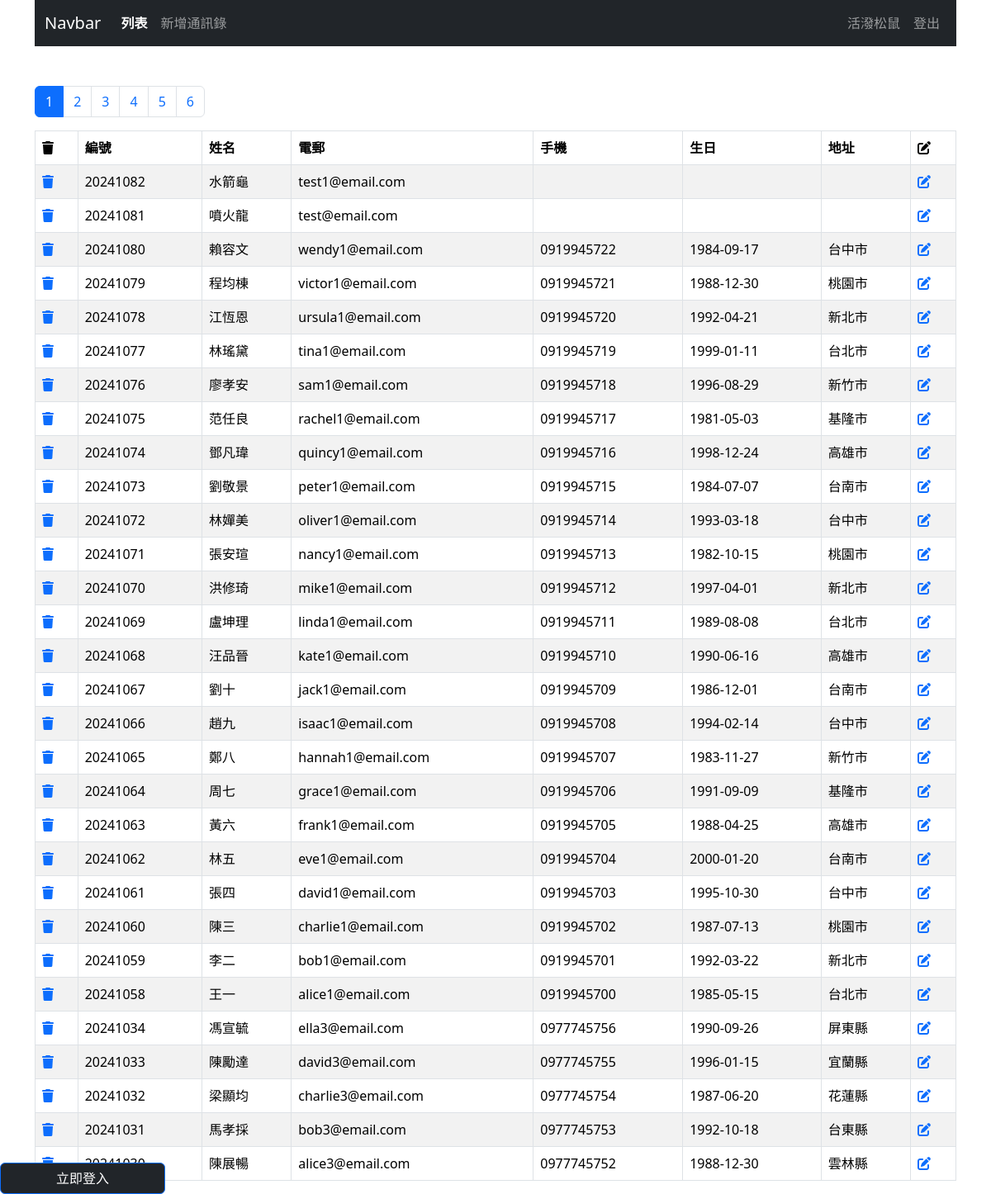
The app's page /user_CRUD/index_.php (signed in) with its own data.
### tables this page shows
CREATE TABLE `userinfo` (
  `user_id` int NOT NULL,
  `user_name` varchar(255) NOT NULL,
  `email` varchar(255) NOT NULL,
  `password` varchar(255) NOT NULL,
  `nick_name` varchar(255) DEFAULT NULL,
  `user_img` varchar(255) DEFAULT NULL,
  `birthday` date DEFAULT NULL,
  `create_day` datetime NOT NULL,
  `last_date` datetime DEFAULT NULL,
  `qr_img` varchar(255) DEFAULT NULL,
  `mobile` varchar(255) DEFAULT NULL,
  `line_id` varchar(255) DEFAULT NULL,
  `postal_code` int DEFAULT NULL,
  `address` varchar(255) DEFAULT NULL,
  `recipient` varchar(255) DEFAULT NULL,
  `contact_number` varchar(255) DEFAULT NULL,
  `store_firm` varchar(255) DEFAULT NULL,
  `store_id` varchar(255) DEFAULT NULL,
  `history_id` int DEFAULT NULL,
  `note` varchar(255) DEFAULT NULL
);

### user_CRUD/list-admin.php (the view, shortened to what this page needs)
<?php
$perPage = 30;
$page = isset($_GET['page']) ? intval($_GET['page']) : 1;
require __DIR__ . '/db-connect.php';
$t_sql = "SELECT COUNT(1) FROM userinfo ";
$totalRows = $pdo->query($t_sql)->fetch(PDO::FETCH_NUM)[0];
$totalPages = 0;
$rows = [];
if ($totalRows) {
  $totalPages = ceil($totalRows / $perPage);
  $sql = sprintf(
    "SELECT * FROM userinfo ORDER BY user_id DESC LIMIT %s, %s",
    ($page - 1) * $perPage,
    $perPage
  );
  $rows = $pdo->query($sql)->fetchAll();
}
?>
<?php include __DIR__ . "/parts/html-head.php"; ?>
<?php include __DIR__ . "/parts/navbar.php"; ?>
<div class="container">
  <div class="row">
    <div class="col">
      <nav aria-label="Page navigation example">
        <ul class="pagination">
          <?php for ($i = $page - 5; $i <= $page + 5; $i++) :
            if ($i >= 1 && $i <= $totalPages) :
          ?>
              <li class="page-item <?= $i == $page ? 'active' : '' ?>">
                <a class="page-link" href="?page=<?= $i ?>"><?= $i ?></a>
              </li>
          <?php
            endif;
          endfor; ?>
        </ul>
      </nav>
    </div>
  </div>
  <div class="row">
    <div class="col">
      <table class="table table-bordered table-striped">
        <thead>
          <tr>
            <th><i class="fa-solid fa-trash"></i></th>
            <th>編號</th>
            <th>姓名</th>
            <th>電郵</th>
            <th>手機</th>
            <th>生日</th>
            <th>地址</th>
            <th><i class="fa-solid fa-pen-to-square"></i></th>
          </tr>
        </thead>
        <tbody>
          <?php foreach ($rows as $r) : ?>
            <tr>
              <td>
                <a href="javascript: deleteOne(<?= $r['user_id'] ?>)">
                  <i class="fa-solid fa-trash"></i>
                </a>
              </td>
              <td><?= $r['user_id'] ?></td>
              <td><?= $r['user_name'] ?></td>
              <td><?= $r['email'] ?></td>
              <td><?= $r['mobile'] ?></td>
              <td><?= $r['birthday'] ?></td>
              <td><?= htmlentities($r['address']) ?></td>
              <td>
                <a href="edit.php?user_id=<?= $r['user_id'] ?>">
                  <i class="fa-solid fa-pen-to-square"></i>
                </a>
              </td>
            </tr>
          <?php endforeach; ?>
        </tbody>
      </table>
    </div>
  </div>
</div>
<?php include __DIR__ . "/parts/html-foot.php"; ?>

### records on screen
userinfo: user_id "20241082", user_name "水箭龜", email "test1@email.com"
userinfo: user_id "20241081", user_name "噴火龍", email "test@email.com"
userinfo: user_id "20241080", user_name "賴容文", email "wendy1@email.com", mobile "0919945722", birthday "1984-09-17", address "台中市"
userinfo: user_id "20241079", user_name "程均棟", email "victor1@email.com", mobile "0919945721", birthday "1988-12-30", address "桃園市"
userinfo: user_id "20241078", user_name "江恆恩", email "ursula1@email.com", mobile "0919945720", birthday "1992-04-21", address "新北市"
userinfo: user_id "20241077", user_name "林瑤黛", email "tina1@email.com", mobile "0919945719", birthday "1999-01-11", address "台北市"
userinfo: user_id "20241076", user_name "廖孝安", email "sam1@email.com", mobile "0919945718", birthday "1996-08-29", address "新竹市"
userinfo: user_id "20241075", user_name "范任良", email "rachel1@email.com", mobile "0919945717", birthday "1981-05-03", address "基隆市"
userinfo: user_id "20241074", user_name "鄧凡瑋", email "quincy1@email.com", mobile "0919945716", birthday "1998-12-24", address "高雄市"
userinfo: user_id "20241073", user_name "劉敬景", email "peter1@email.com", mobile "0919945715", birthday "1984-07-07", address "台南市"
userinfo: user_id "20241072", user_name "林嬋美", email "oliver1@email.com", mobile "0919945714", birthday "1993-03-18", address "台中市"
userinfo: user_id "20241071", user_name "張安瑄", email "nancy1@email.com", mobile "0919945713", birthday "1982-10-15", address "桃園市"
userinfo: user_id "20241070", user_name "洪修琦", email "mike1@email.com", mobile "0919945712", birthday "1997-04-01", address "新北市"
userinfo: user_id "20241069", user_name "盧坤理", email "linda1@email.com", mobile "0919945711", birthday "1989-08-08", address "台北市"
userinfo: user_id "20241068", user_name "汪品晉", email "kate1@email.com", mobile "0919945710", birthday "1990-06-16", address "高雄市"
userinfo: user_id "20241067", user_name "劉十", email "jack1@email.com", mobile "0919945709", birthday "1986-12-01", address "台南市"
userinfo: user_id "20241066", user_name "趙九", email "isaac1@email.com", mobile "0919945708", birthday "1994-02-14", address "台中市"
userinfo: user_id "20241065", user_name "鄭八", email "hannah1@email.com", mobile "0919945707", birthday "1983-11-27", address "新竹市"
userinfo: user_id "20241064", user_name "周七", email "grace1@email.com", mobile "0919945706", birthday "1991-09-09", address "基隆市"
userinfo: user_id "20241063", user_name "黃六", email "frank1@email.com", mobile "0919945705", birthday "1988-04-25", address "高雄市"
userinfo: user_id "20241062", user_name "林五", email "eve1@email.com", mobile "0919945704", birthday "2000-01-20", address "台南市"
userinfo: user_id "20241061", user_name "張四", email "david1@email.com", mobile "0919945703", birthday "1995-10-30", address "台中市"
userinfo: user_id "20241060", user_name "陳三", email "charlie1@email.com", mobile "0919945702", birthday "1987-07-13", address "桃園市"
userinfo: user_id "20241059", user_name "李二", email "bob1@email.com", mobile "0919945701", birthday "1992-03-22", address "新北市"
userinfo: user_id "20241058", user_name "王一", email "alice1@email.com", mobile "0919945700", birthday "1985-05-15", address "台北市"
userinfo: user_id "20241034", user_name "馮宣毓", email "ella3@email.com", mobile "0977745756", birthday "1990-09-26", address "屏東縣"
userinfo: user_id "20241033", user_name "陳勵達", email "david3@email.com", mobile "0977745755", birthday "1996-01-15", address "宜蘭縣"
userinfo: user_id "20241032", user_name "梁顯均", email "charlie3@email.com", mobile "0977745754", birthday "1987-06-20", address "花蓮縣"
userinfo: user_id "20241031", user_name "馬孝採", email "bob3@email.com", mobile "0977745753", birthday "1992-10-18", address "台東縣"
userinfo: user_name "陳展暢", email "alice3@email.com", mobile "0977745752", birthday "1988-12-30", address "雲林縣"

### other values on screen
$_SESSION["admin"]['nick_name'] "活潑松鼠"
